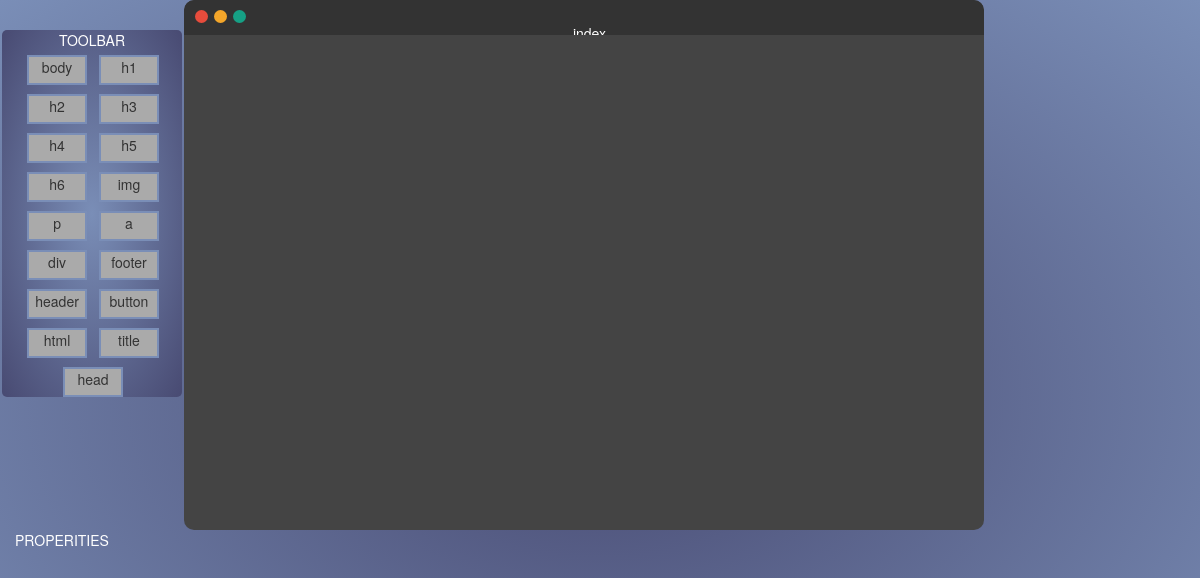
Page /platform.php on the committed database.
### tables this page shows
CREATE TABLE `tag` (
  `tag_id` int(11) NOT NULL,
  `tag_name` varchar(20) NOT NULL,
  `category` varchar(20) NOT NULL
);

### platform.php (the view, shortened to what this page needs)
<?php
$conn = mysqli_connect('localhost','root','','html_tag') or die('connection failed');
$result= mysqli_query($conn ,"SELECT * FROM tag ");
?>
<head>
     <link rel="stylesheet" href="https://maxcdn.bootstrapcdn.com/bootstrap/3.4.1/css/bootstrap.min.css">
    <link rel="stylesheet" href="assets/css/style.css" />
</head>
<div id="toolbar" class="col-xs-3">
    <span style="color:#Fff ;">TOOLBAR</span>
    <br>
<div class='tags'>
<?php
   while($row= mysqli_fetch_array($result)){
    echo"
    <div class='element '  draggable='true' style=' margin-left:5px; '>
    $row[tag_name]
    </div>
   ";}?>
</div>
</div>
    <div id="Canvas"class="col-xs-8" >
<div class="canvas-head "  >
    <div class="three-circle">
  <span class="left red" style="background-color: #E74C3C;"></span>
  <span class="left yellow" style="background-color: #F4A62A;"></span>
  <span class="left green" style="background-color: #16A085;"></span>
</div>
<div class="title">
  <span id="pageTitle">index</span>
</div>
</div>
   <div id="canvasBody"></div>
</div>
<div id="proparities" class="col-xs-3">
        <span style="color:#Fff ;">PROPERITIES</span>
</div>

### assets/css/style.css (style rules this page uses)
#toolbar { text-align: center; width: 15%; min-height: fit-content; float: left; margin-top: 30px; margin-left:2px; margin-right:2px; background:radial-gradient(#7a8eb7,#484a72 ); border-radius:5px; }
.element { width: 40%; height: 30px; margin-top: 5px; background-color: #aaa; cursor: pointer; border: #7a8eb7; border-width: 2; border-style: double; display: inline-block; margin-right: 2%; cursor: pointer; }
#canvas { overflow: hidden; min-height: 530px; background-color: #444; border-radius: 10px; padding: 0; }
.canvas-head { background: #333; height: 35px; padding: 0px 0px 0px 11px; text-align: center; border-top-left-radius: 10px; border-top-right-radius: 10px; width : 100%; }
.left { display: block; width: 13px; height: 13px; float: left; border-radius: 13px; margin-right: 6px; }
.three-circle { padding-top :10px; }
.title { color: #fff; }
#canvasbody { width: 600px; height: 400px; }

### platform.php (style rules this page uses)
* { overflow-y: hidden; }

### rows in the picture
tag: tag_name "body"
tag: tag_name "h1"
tag: tag_name "h2"
tag: tag_name "h3"
tag: tag_name "h4"
tag: tag_name "h5"
tag: tag_name "h6"
tag: tag_name "img"
tag: tag_name "p"
tag: tag_name "a"
tag: tag_name "div"
tag: tag_name "footer"
tag: tag_name "header"
tag: tag_name "button"
tag: tag_name "html"
tag: tag_name "title"
tag: tag_name "head"
